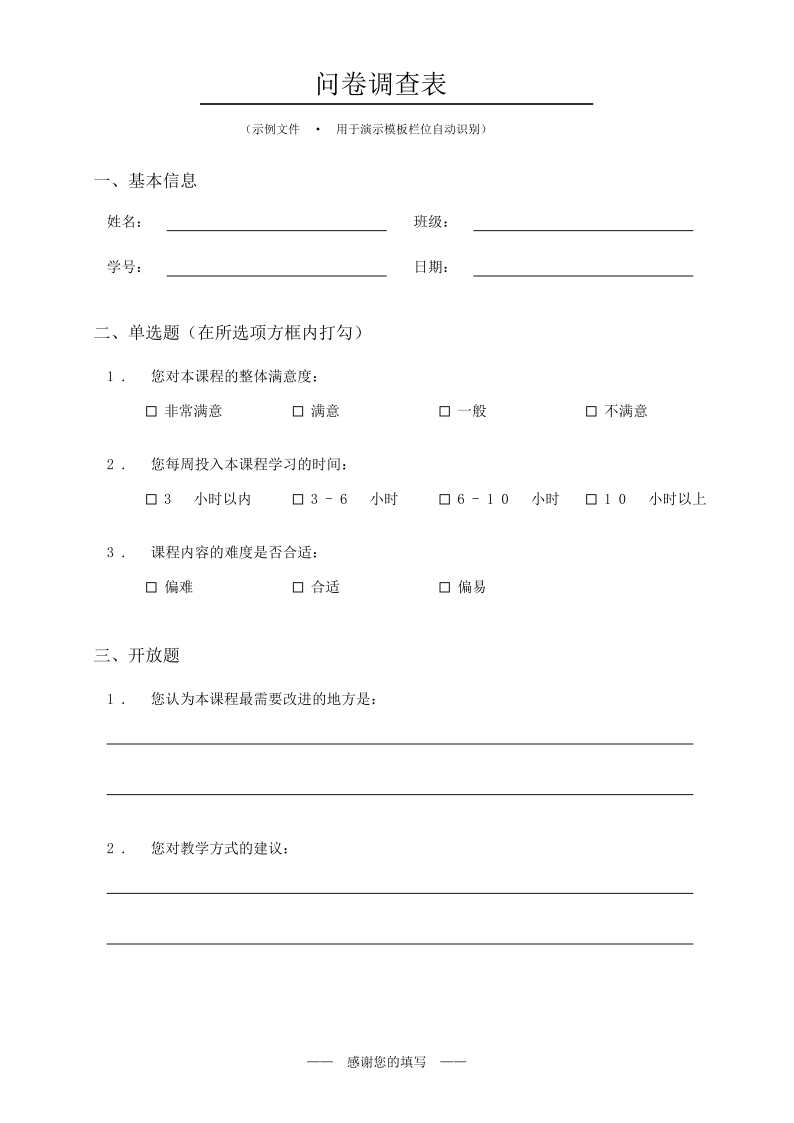
#> input picture examples/sample-questionnaire_01.png, 4760 x 6736 px (shown at 1/6 size)
$ python kenjoy_image.py --file ../examples/sample-questionnaire_01.png
#> lines starting #> are read from the running program, lines starting #| are printed output that depends on the picture; after the words box and inside, x2 and y2 are one past the last pixel; in counts of white or black regions, pixels touching at a corner belong together
### scripts/kenjoy_common.py
"""kenjoy skill 公共工具：路径、配置加载、进程检查、原子写、备份。"""

from __future__ import annotations

import json
import os
import shutil
import subprocess
import sys
import tempfile
from datetime import datetime
from pathlib import Path

EXE_NAME = "奎享雕刻.exe"
SKILL_DIR = Path(__file__).resolve().parent.parent
CONFIG_PATH = SKILL_DIR / "config.json"
DEFAULT_CONFIG = {
    "install_dir": "",
    "machine_profile": "默认Grbl机器",
    "default_font": "",
    "default_page": {"pageWidth": 210.0, "pageHeight": 297.0, "lineNum": 30},
    "outbox_dir": "%USERPROFILE%\\.KenjoyDraw\\mimo-outbox",
}

KNOWN_INSTALL_DIRS = [
    r"C:\Program Files (x86)\奎享雕刻",
]


def expand(path_str: str) -> Path:
    return Path(os.path.expandvars(path_str))


def load_config() -> dict:
    if CONFIG_PATH.exists():
        cfg = json.loads(CONFIG_PATH.read_text(encoding="utf-8"))
    else:
        cfg = dict(DEFAULT_CONFIG)
    merged = dict(DEFAULT_CONFIG)
    merged.update(cfg)
    return merged


def save_config(cfg: dict) -> None:
    atomic_write_json(CONFIG_PATH, cfg)


def kenjoy_data_dir() -> Path:
    return Path.home() / ".KenjoyDraw"


def profile_dir(cfg: dict | None = None) -> Path:
    cfg = cfg or load_config()
    return kenjoy_data_dir() / cfg["machine_profile"]


def outbox_root(cfg: dict | None = None) -> Path:
    cfg = cfg or load_config()
    return expand(cfg["outbox_dir"])


def new_outbox(cfg: dict | None = None) -> Path:
    stamp = datetime.now().strftime("%Y%m%d-%H%M%S")
    base = outbox_root(cfg) / stamp
    d = base
    n = 1
    while d.exists():
        n += 1
        d = Path(f"{base}-{n}")
    d.mkdir(parents=True, exist_ok=True)
    return d


# [23 lines left out: functions exe_running, find_install_dir, not called in this run]


# 管线根 = 本仓库根（自适应部署位置）；外部字库目录可经 config.font_root 指定
PIPELINE_ROOT = SKILL_DIR


# [61 lines left out: functions font_search_dirs, find_font, list_fonts, com_ports, not called in this run]


def read_json(path: Path):
    """UTF-8 优先，失败回退 GBK。"""
    raw = path.read_bytes()
    for enc in ("utf-8-sig", "utf-8", "gbk"):
        try:
            return json.loads(raw.decode(enc))
        except (UnicodeDecodeError, json.JSONDecodeError):
            continue
    raise ValueError(f"无法解析 JSON: {path}")


# [40 lines left out: functions atomic_write_json, backup_file, require_app_closed, write_setting, not called in this run]


def ready_markdown(outbox: Path, lines: list[str]) -> Path:
    p = outbox / "READY.md"
    p.write_text("\n".join(lines) + "\n", encoding="utf-8")
    return p


# [94 lines left out: functions _find_soffice, ensure_docx, not called in this run]

### scripts/kenjoy_image.py
"""kenjoy_image.py — 图片描绘备料：缩放/对比度/二值化，可选 potrace 描摹为 SVG。

用法：
  python kenjoy_image.py --file photo.jpg
  python kenjoy_image.py --file photo.jpg --trace          # 额外出 trace.svg
  python kenjoy_image.py --file photo.jpg --threshold 128 --contrast 1.4
"""

from __future__ import annotations

import argparse
import subprocess
import sys
from pathlib import Path

sys.path.insert(0, str(Path(__file__).resolve().parent))
import kenjoy_common as kc  # noqa: E402

try:
    from PIL import Image, ImageEnhance, ImageOps
    HAS_PIL = True
except ImportError:
    HAS_PIL = False


def fit_size(w: int, h: int, max_side: int) -> tuple[int, int]:
    if max(w, h) <= max_side:
        return w, h
    r = max_side / max(w, h)
    return max(1, int(w * r)), max(1, int(h * r))


def main() -> int:
    ap = argparse.ArgumentParser(description="图片描绘备料")
    ap.add_argument("--file", required=True)
    ap.add_argument("--trace", action="store_true", help="调用产品 potrace 描摹出 SVG")
    ap.add_argument("--threshold", type=int, default=128, help="二值化阈值 0-255")
    ap.add_argument("--contrast", type=float, default=1.0)
    ap.add_argument("--max-image-size", type=int, default=0,
                    help="最长边像素上限；0=取 settings.json 的 maxImageSize 或 4000")
    ap.add_argument("--keep-gray", action="store_true", help="只灰度不二值化")
    args = ap.parse_args()

    if not HAS_PIL:
        print("错误：需要 Pillow（pip install Pillow）。", file=sys.stderr)
        return 1

    cfg = kc.load_config()
    src = Path(args.file)
    if not src.exists():
        print(f"文件不存在：{src}", file=sys.stderr)
        return 1

    max_side = args.max_image_size
    if not max_side:
        try:
            st = kc.read_json(kc.profile_dir(cfg) / "settings.json")
            max_side = int(st.get("maxImageSize", 4000))
        except Exception:
            max_side = 4000

    outbox = kc.new_outbox(cfg)
    img = Image.open(src)
#> img is the input picture: PIL image 4760x6736 RGBA; mean R, G, B, A 252.1, 252.1, 252.1, 255
    img = ImageOps.exif_transpose(img)
    w, h = fit_size(img.width, img.height, max_side)
#> w = 2826; h = 4000
    if (w, h) != (img.width, img.height):
        img = img.resize((w, h), Image.LANCZOS)
#> img: PIL image 2826x4000 RGBA
        print(f"缩放至 {w}x{h}（上限 {max_side}）")
#| 缩放至 2826x4000（上限 4000）

    if args.contrast != 1.0:
        img = ImageEnhance.Contrast(img).enhance(args.contrast)

    gray = img.convert("L")
    out_img = gray if args.keep_gray else gray.point(lambda p: 255 if p >= args.threshold else 0, mode="1").convert("L")
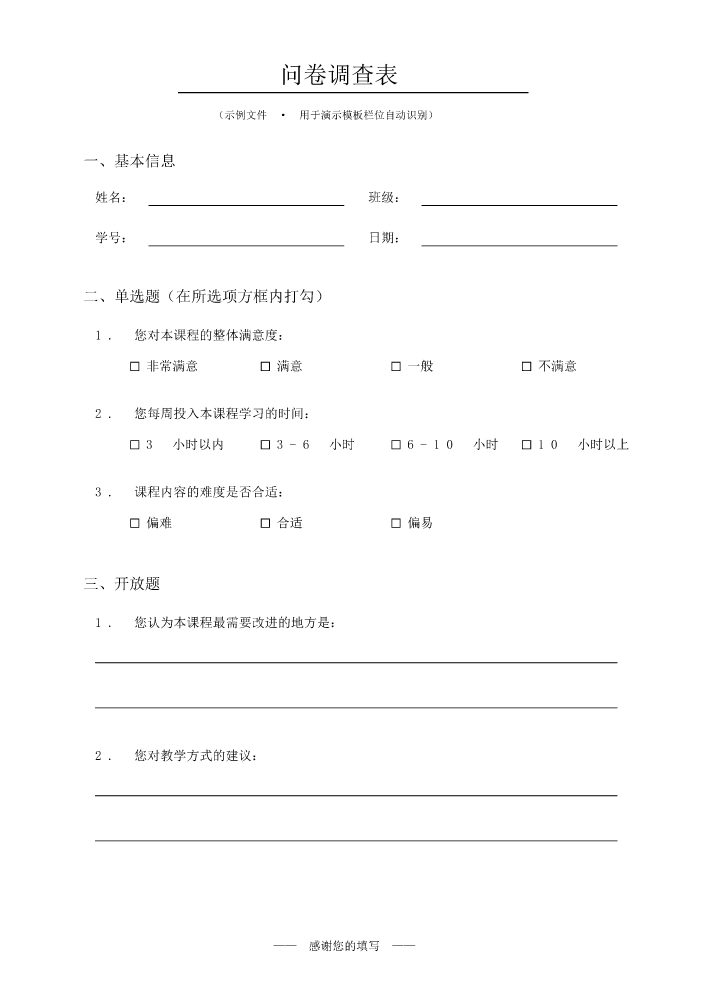
#> out_img: PIL image 2826x4000 L (shown at 1/4 size); 98.8% white; 528 black regions (14 under 20 px), largest, box (x1, y1, x2, y2) and area: (380, 3181, 2470, 3185) 8359, (380, 2649, 2470, 2653) 8358, (712, 368, 2114, 373) 7010
    prepared = outbox / f"prepared_{src.stem}.png"
    out_img.save(prepared)
    print(f"已写入 {prepared}（{'灰度' if args.keep_gray else '二值化'}，阈值 {args.threshold}）")

    trace_path = None
    if args.trace:
        # potrace 支持 BMP/PGM/PPM/PBM 输入，这里统一给二值 BMP
        bmp = outbox / f"prepared_{src.stem}.bmp"
        out_img.save(bmp, format="BMP")

        install = kc.find_install_dir(cfg)
        potrace = install / "potrace-1.15.win32" / "potrace.exe" if install else None
        if not potrace or not potrace.exists():
            print(f"未找到 potrace：{potrace}", file=sys.stderr)
            return 1
        trace_path = outbox / f"trace_{src.stem}.svg"
        cmd = [str(potrace), "-b", "svg", "-o", str(trace_path), str(bmp)]
        r = subprocess.run(cmd, capture_output=True, text=True, timeout=120)
        if r.returncode != 0 or not trace_path.exists():
            print(f"potrace 失败：{r.stderr}", file=sys.stderr)
            return 1
        print(f"描摹输出：{trace_path}")

    kc.ready_markdown(outbox, [
        "# READY — 图片描绘",
        "",
        f"- 预处理图：`{prepared}`" + (f"\n- 描摹 SVG：`{trace_path}`" if trace_path else ""),
        f"- 参数：阈值 {args.threshold}，对比度 {args.contrast}，最长边 {max_side}px",
        "",
        "## GUI 剩余操作（已实测核实）",
        "1. 打开 奎享雕刻.exe",
        "2. 左上模块切换器 → 「实心图」（细化描摹）或「边缘图」（描边）",
        f"3. 载入 `{prepared.name}`" + ("（trace.svg 走「SVG矢量图」模块）" if trace_path else ""),
        "4. 调 平滑/阈值 后点「更新」",
        "5. 点右栏「书写」开始",
    ])
    print(f"清单：{outbox / 'READY.md'}")
    return 0


if __name__ == "__main__":
    sys.exit(main())
#> (the program exits here)
